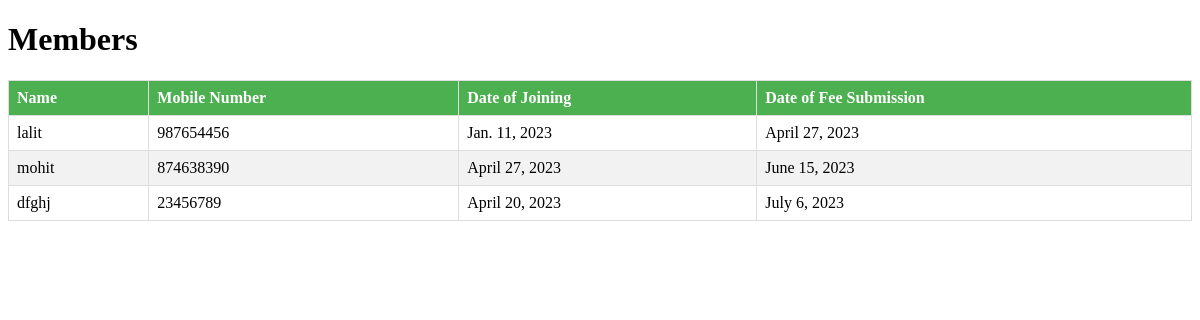
The page /members/ on the database its author committed.
### record/models.py (models this page shows, shortened)
class Member(models.Model):
    name = models.CharField(max_length=255)
    mobile_number = models.CharField(max_length=20)
    date_of_joining = models.DateField()
    date_of_fee_submission = models.DateField()

### record/views.py (the view)
# urls.py: path('members/', views.members, name='members'),
def members(request):
    members = Member.objects.all()
    return render(request, 'members.html', {'members': members})

### templates/members.html (shortened to what this page needs)
<!DOCTYPE html>
<html>
<head>
</head>
<body>
    <h1>Members</h1>
    <table>
        <thead>
            <tr>
                <th>Name</th>
                <th>Mobile Number</th>
                <th>Date of Joining</th>
                <th>Date of Fee Submission</th>
            </tr>
        </thead>
        <tbody>
            {% for member in members %}
            <tr>
                <td>{{ member.name }}</td>
                <td>{{ member.mobile_number }}</td>
                <td>{{ member.date_of_joining }}</td>
                <td>{{ member.date_of_fee_submission }}</td>
            </tr>
            {% empty %}
            <tr>
                <td colspan="4">No members found.</td>
            </tr>
            {% endfor %}
        </tbody>
    </table>
</body>
</html>

### templates/members.html (style rules this page uses)
table { border-collapse: collapse; width: 100%; margin-top: 20px; }
th, td { text-align: left; padding: 8px; border: 1px solid #ddd; }
th { background-color: #4CAF50; color: white; }
tr:nth-child(even) { background-color: #f2f2f2; }

### rows shown on the page
Member: name "lalit", mobile_number "987654456", date_of_joining "Jan. 11, 2023", date_of_fee_submission "April 27, 2023"
Member: name "mohit", mobile_number "874638390", date_of_joining "April 27, 2023", date_of_fee_submission "June 15, 2023"
Member: name "dfghj", mobile_number "23456789", date_of_joining "April 20, 2023", date_of_fee_submission "July 6, 2023"
